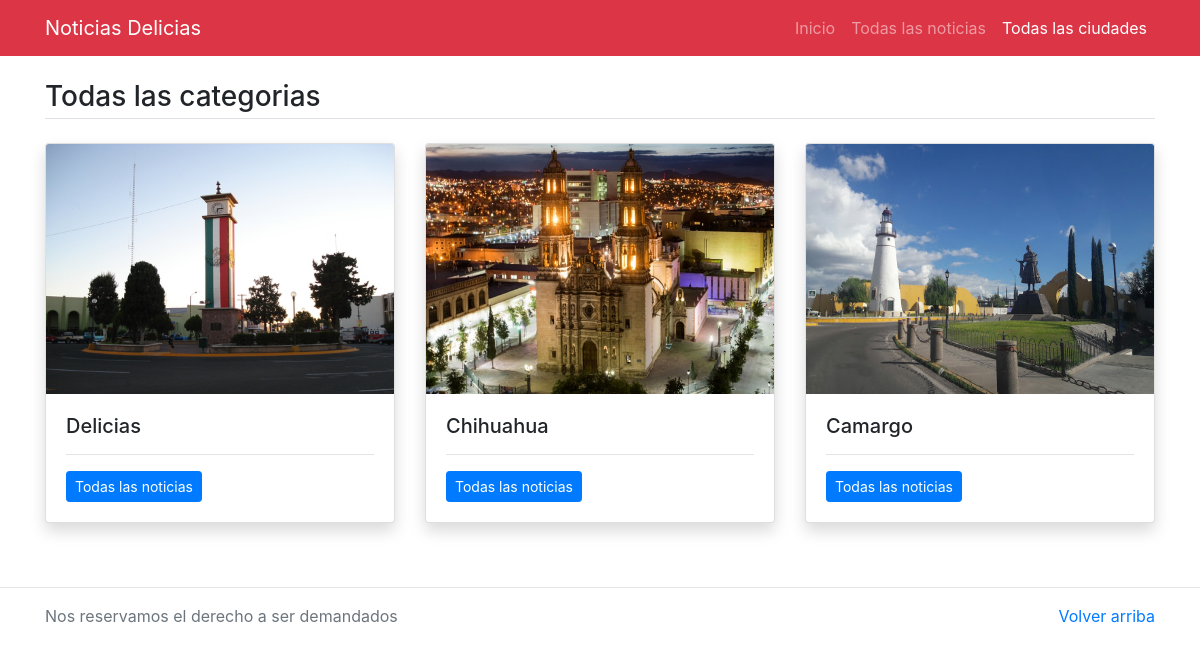
Screenshot of /categorias with the database file from the repository.
### AppNoticias/models.py (models this page shows, shortened)
class Categoria(models.Model):
    titulo = models.CharField(max_length=100)
    categoria_imagen = models.ImageField(upload_to='imgs/')
    class Meta:
        verbose_name_plural='Categorias'

### AppNoticias/views.py (the view)
def categoria(request,):
    categorias=Categoria.objects.all()
    return render (request, 'categorias.html',{
        'categorias': categorias
    })

### AppNoticias/templates/categorias.html
{% extends 'base.html' %}
{% block content %}
<main class="container mt-3 mb-5">
	<h3 class="border-bottom pb-1 my-4">Todas las categorias</h3>
    <div class="row">
		{% for categoria in categorias %}
		<div class="col-md-4">
			<div class="card mb-3 shadow">
            <img height="250" width="100" src="/media/{{categoria.categoria_imagen}}" class="card-img-top" alt="{{categoria.titulo}}">
			  <div class="card-body">
			    <h5 class="card-title">{{categoria.titulo}}</h5>
			    <hr/>
			    <p class="card-text"><a href="categoria/{{categoria.id}}" class="btn btn-sm btn-primary">Todas las noticias</a></p>
			  </div>
			</div>
		</div>
		{% endfor %}
	</div>
</main>
{% endblock %}

### rows the page displays
Categoria: categoria_imagen (picture), titulo "Delicias"
Categoria: categoria_imagen (picture), titulo "Chihuahua"
Categoria: categoria_imagen (picture), titulo "Camargo"
